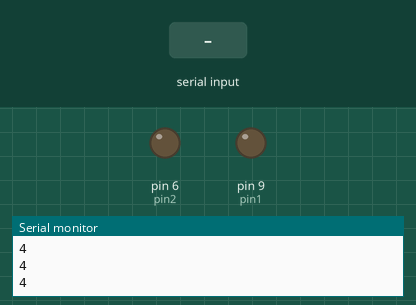
The sketch below on a simulated Arduino Uno, built with avr-gcc and run on an emulated ATmega328P. Shown: output pins drawn as LEDs (lit = HIGH), the last lines printed to the serial monitor. The test bench sets the inputs (shaded band).

Above: at 1.2 s.
1.3 s: "1" received over Serial
At 2.5 s:
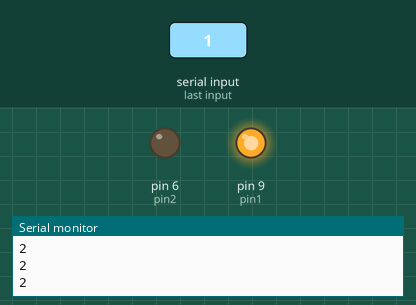
2.8 s: "3" received over Serial
At 3.8 s:
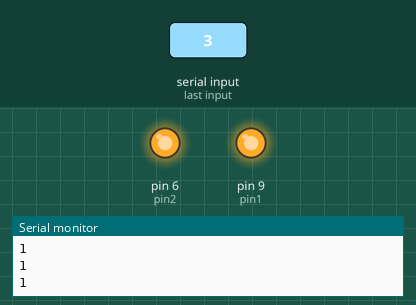
4.3 s: "2" received over Serial
At 5.0 s:
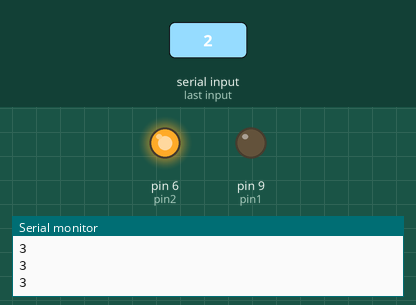
5.8 s: "4" received over Serial
At 6.2 s:
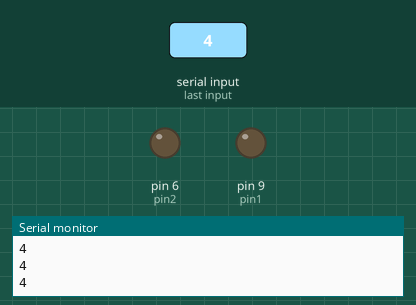
Timing chart, 0 to 8.3 s (numbered marks = the images above; inputs shaded):
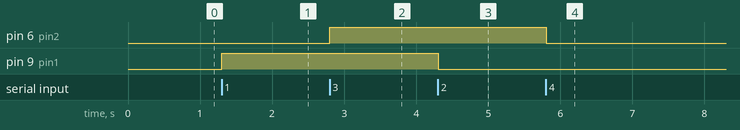

Measured:
- after the input at 1.3 s, pin 9 (pin1): LOW → HIGH at once
- after the input at 2.8 s, pin 6 (pin2): LOW → HIGH at once
- after the input at 4.3 s, pin 9 (pin1): HIGH → LOW at once
- after the input at 5.8 s, pin 6 (pin2): HIGH → LOW at once

The sketch:

bluetooth_test.ino
```cpp
const int pin1=9;
const int pin2=6;
void setup() {
  // put your setup code here, to run once:
pinMode(pin1,OUTPUT);
pinMode(pin2,OUTPUT);
Serial.begin(9600);
}
char x;
int f=100,r1=0,r2=0;
void loop() {
  // put your main code here, to run repeatedly:

 if(Serial.available()>0)
 {
  x=Serial.read();
  if(x=='1')
    digitalWrite(pin1,HIGH);
  if(x=='2')
    digitalWrite(pin1,LOW);
  if(x=='3')
    digitalWrite(pin2,HIGH);
  if(x=='4')
    digitalWrite(pin2,LOW);
  }
  if(x=='1')
    r1=1;
  if(x=='2')
    r1=0;
  if(x=='3')
    r2=1;
  if(x=='4')
    r2=0;
  if(r1==1 && r2==1)
    Serial.println("1");
  if(r1==1 && r2==0)
    Serial.println("2");
  if(r1==0 && r2==1)
    Serial.println("3");
  if(r1==0 && r2==0)
    Serial.println("4");

  delay(50);
}
```
